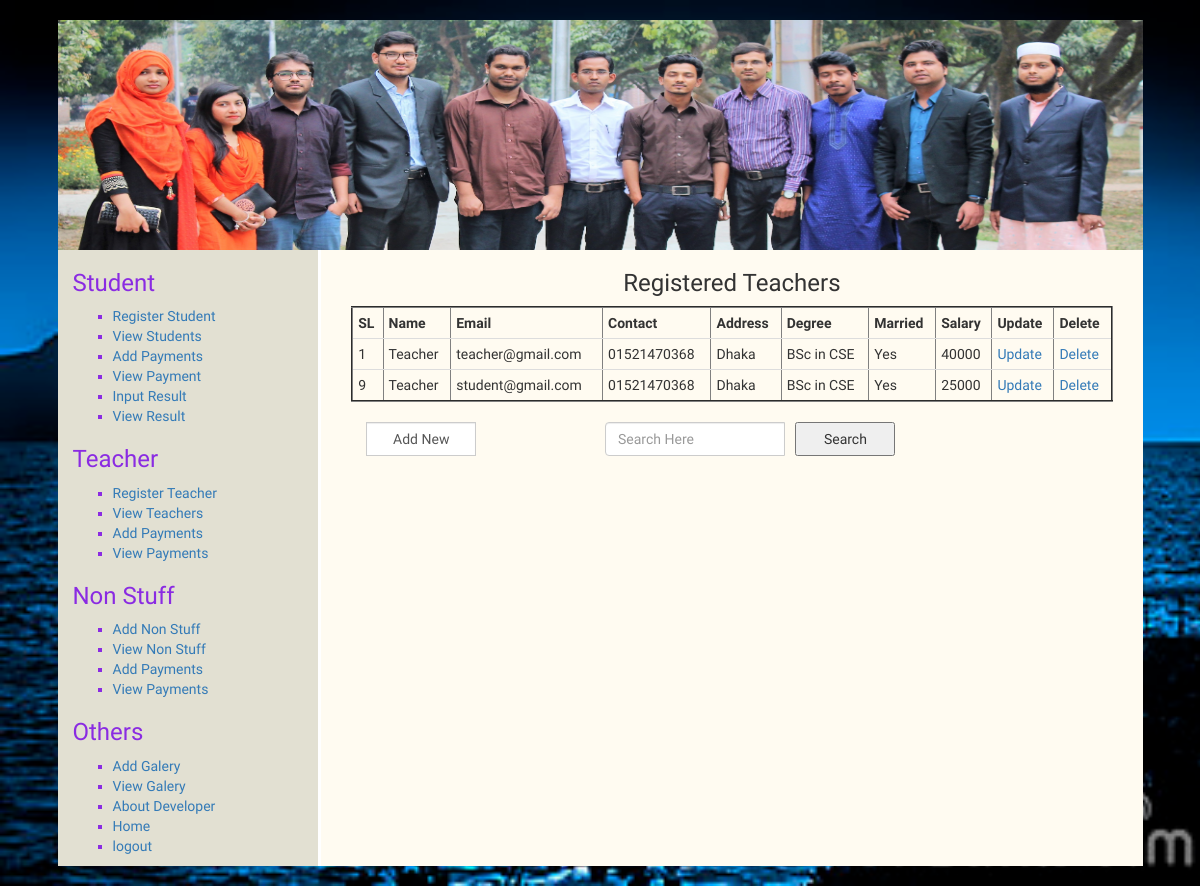
The app's page /viewTeacher.php (signed in) with its own data.
### tables this page shows
CREATE TABLE IF NOT EXISTS `teacher` (
  `t_id` int(11) NOT NULL AUTO_INCREMENT,
  `name` varchar(111) NOT NULL,
  `email` varchar(111) NOT NULL,
  `contact` varchar(111) NOT NULL,
  `dob` varchar(111) NOT NULL,
  `address` varchar(111) NOT NULL,
  `degree` varchar(111) NOT NULL,
  `gender` varchar(111) NOT NULL,
  `marry` varchar(111) NOT NULL,
  `salary` varchar(111) NOT NULL,
  PRIMARY KEY (`t_id`)
);

### viewTeacher.php (the view, shortened to what this page needs)
<?php include("header.php"); ?>
		<div class="col-md-12">
			<?php include("leftMenu.php"); ?>
			<div class="col-md-9 hstu">
					<h3 class="text-center">Registered Teachers</h3>
						<form action="" method="post" enctype="multipart/form-data">
						<?php include("config.php"); ?>
						<?php
								$sql = "SELECT * FROM teacher";
								$result = $conn->query($sql);
								if ($result->num_rows > 0) {
									echo "<table border='2' align='center' class='table table-hover'>
												<tr>
													<th>SL</th>
													<th>Name</th>
													<th>Email</th>
													<th>Contact</th>
													<th>Address</th>
													<th>Degree</th>
													<th>Married</th>
													<th>Salary</th>
													<th>Update</th>
													<th>Delete</th>
												</tr>";
										while($row = $result->fetch_assoc()){
												echo "<tr>";
													echo "<td>".$row['t_id']."</td>";
													echo "<td>".$row['name']."</td>";
													echo "<td>".$row['email']."</td>";
													echo "<td>".$row['contact']."</td>";
													echo "<td>".$row['address']."</td>";
													echo "<td>".$row['degree']."</td>";
													echo "<td>".$row['marry']."</td>";
													echo "<td>".$row['salary']."</td>";
								?>
													<td><a href="updateTeacher.php?t_id=<?php echo $row['t_id']?>">Update</a></td>
													<td><a href="deleteTeacher.php?t_id=<?php echo $row['t_id']?>">Delete</a></td>
								<?php
												echo "</tr>";
										}
									echo "</table>";
								} else {
									echo("No Data were Found!");
								}
						 ?>
					</form>
					<form action="searchTeacher.php" method="post" enctype="multipart/form-data">
						<div class="form-group">
						        <div class="col-md-4 inputGroupContainer">
						          <div class="input-group">
						           <a href="entryTeacher.php"><input name="addnew" class="form-control" type="button" value="Add New" style="width:110px;"></a>
						           </div>
						        </div>
     					</div>
     					<div class="form-group">
						        <div class="inputGroupContainer">
						          <div class="input-group">
						           	<input name="search" placeholder="Search Here" class="form-control" type="text" style="width: 180px;"></a> &nbsp;&nbsp;
						           	<button type="submit" style="width:100px;">Search</button>
						           </div>
						        </div>
     					</div>
					</form>
			</div>
		</div>
		<?php include("footer.php"); ?>

### style.css (style rules this page uses)
body { padding: 5px auto; font-family: 'El Messiri', sans-serif; background:url(img/backimg2.jpg) fixed no-repeat; background-size:cover; }
a,a:hover { text-decoration:none; }
.input-group input[type="text"],.input-group input[type="email"],.input-group input[type="date"],.input-group input[type="password"] { width: 150px; }
.input-group input[type="submit"],.input-group input[type="button"],.input-group input[type="password"],.input-group input[type="file"] { width: 150px; }
select,button[type="submit"] { width: 150px; height: 34px; }
.table > tbody > tr > td, .table > tbody > tr > th, .table > tfoot > tr > td, .table > tfoot > tr > th, .table > thead > tr > td, .table > thead > tr > th { padding: 5px; }

### records on screen
teacher: t_id "1", name "Teacher", email "teacher@gmail.com", contact "01521470368", address "Dhaka", degree "BSc in CSE", marry "Yes", salary "40000"
teacher: t_id "9", name "Teacher", email "student@gmail.com", contact "01521470368", address "Dhaka", degree "BSc in CSE", marry "Yes", salary "25000"
